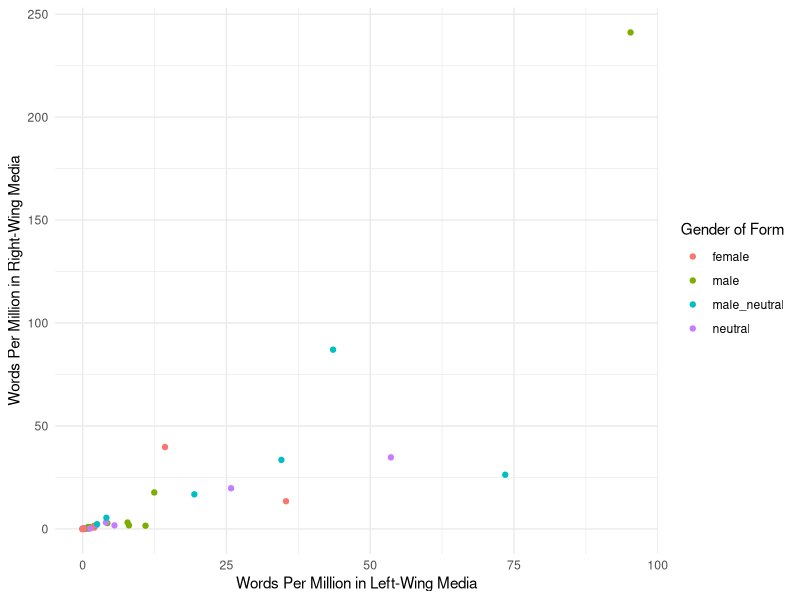

Source code (R):
## ---- chunk 1
library(tidyverse)
## ---- chunk 2
frequency <- read.csv("freq_vals.csv")
## ---- chunk 3
lib_cols <- c('ABC','CNN','PBS','NBC','MSNBC','NPR','CBS')
## ---- chunk 4
frequency <- frequency %>%
  mutate(total_left = rowSums(frequency[lib_cols])) %>%
  mutate(total_right = FOX) %>%
  mutate(left_wpm = (total_left/109300000) * 1000000) %>%
  mutate(right_wpm = (total_right/12200000) * 1000000)
## ---- chunk 5
ggplot(frequency,aes(x=left_wpm, y=right_wpm, color = gender)) + 
  geom_point() +
  theme_minimal() + 
  labs(x = "Words Per Million in Left-Wing Media", y="Words Per Million in Right-Wing Media", color="Gender of Form")
